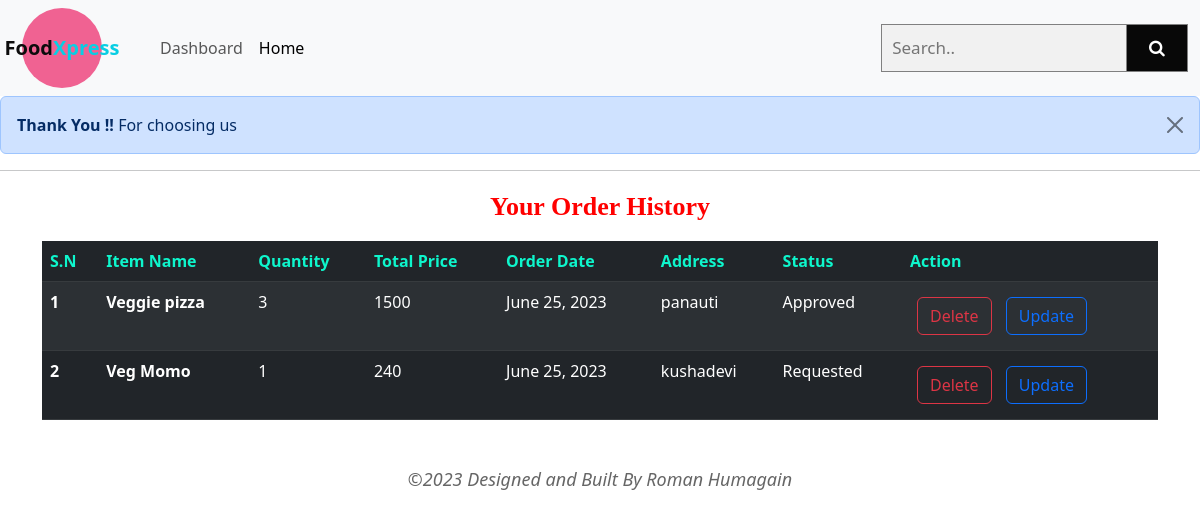
The page /orderhistory/13/ on the database its author committed.
### Customer/models.py (models this page shows, shortened)
class Order(models.Model):
    order_item = models.CharField(max_length=100)
    order_date = models.DateField(default=django.utils.timezone.now)
    user = models.ForeignKey(User, on_delete=models.CASCADE, null=True)
    recipe = models.ForeignKey(Recipe , on_delete=models.CASCADE , null=True)
    order_quantity = models.IntegerField()
    order_status = models.CharField(max_length=100, default="Requested")
    total_price = models.IntegerField()
    address = models.CharField(max_length=200, null=True)

### Customer/views.py (the view, shortened to what this page needs)
# urls.py: path('orderhistory/<int:cid>/' ,OrderHistory , name = 'orderhistory'),
def OrderHistory(request, cid):
    user = User.objects.get(id=cid)
    orderData = Order.objects.filter(user=user)
    search = request.GET.get('search')
    if search:
        orderData = orderData.filter(order_item__icontains=search)
    context = {'orderData': orderData, 'customerId': cid  }
    if not orderData:
        context['error_message'] = 'No orders found.'
    return render(request, 'OrderHistory.html', context)

### Customer/templates/OrderHistory.html (shortened to what this page needs)
<!DOCTYPE html>
<html lang="en">
<head>
  <link href="https://cdn.jsdelivr.net/npm/bootstrap@5.3.0/dist/css/bootstrap.min.css" rel="stylesheet">
  <link rel="stylesheet" href="https://cdnjs.cloudflare.com/ajax/libs/font-awesome/4.7.0/css/font-awesome.min.css">
</head>
<body>
  <nav class="navbar navbar-expand-lg bg-body-tertiary">
    <div class="container-fluid">
      <div class="logo">
        <span class="logo-text">Food<span class="logo-highlight">Xpress</span></span>
      </div>
      <div class="collapse navbar-collapse" id="navbarSupportedContent">
        <ul class="navbar-nav me-auto mb-2 mb-lg-0" style="margin-left: 50px;">
          <li class="nav-item">
            <a class="nav-link" href="/dashboard/{{customerId}}/">Dashboard</a>
          </li>
          <li class="nav-item">
            <a class="nav-link active" aria-current="page" href="/orderhistory/{{customerId}}/">Home</a>
          </li>
        </ul>
        <form class="example">
          <input type="text" placeholder="Search.." name="search">
          <button type="submit"><i class="fa fa-search"></i></button>
        </form>
      </div>
    </div>
  </nav>
  <div class="alert alert-primary alert-dismissible fade show" role="alert">
    <strong>Thank You !!</strong> For choosing us
    <button type="button" class="btn-close" data-bs-dismiss="alert" aria-label="Close"></button>
  </div>
  <hr>
  <div class="header"> <strong>Your Order History</strong></div>
  {% if not error_message %}
<div class="container">
  <table class="table table-hover table-dark table-striped">
    <thead>
      <tr>
        <th scope="col"><div class="head">S.N</div></th>
        <th scope="col"><div class="head">Item Name</div></th>
        <th scope="col"><div class="head">Quantity</div></th>
        <th scope="col"><div class="head">Total Price </div></th>
        <th scope="col"><div class="head">Order Date</div></th>
        <th scope="col"><div class="head">Address</div></th>
        <th scope="col"><div class="head">Status</div></th>
        <th scope="col"><div class="head">Action</div></th>
      </tr>
    </thead>
    <tbody>
      {% for order in orderData %}
      <tr>
        <th scope="row">{{forloop.counter}}</th>
        <td><b>{{order.order_item}}</b></td>
        <td>{{order.order_quantity}}</td>
        <td>{{order.total_price}}</td>
        <td>{{order.order_date}}</td>
        <td>{{order.address}}</td>
        <td>{{order.order_status}}</td>
        <td><a href="/deleteOrder/{{order.id}}/" class="btn btn-outline-danger" style="margin: 7px;">Delete</a>
          <a href="" class="btn btn-outline-primary update-order-btn"
           data-bs-toggle="modal" data-bs-target="#updateModal"
           item_name = "{{order.order_item}}"
           quantity = "{{order.order_quantity}}"
           address = "{{order.address}}"
           id = "{{order.id}}"
           style="margin-left: 3px;">Update</a></td>
        </tr>
        {% endfor %}
</tbody>
</table>
</div>
{% endif %}
  <footer>
    &copy;2023 Designed and Built By Roman Humagain
  </footer>
</body>
</html>

### Customer/templates/OrderHistory.html (style rules this page uses)
th .head { color:#0EF6CC ; }
.header { color: red; text-align: center; margin: 15px; font-family: 'Times New Roman', Times, serif; font-size: 26px; }
footer { font-size: 18px; font-style: italic; color: #666; text-align: center; padding: 30px; }
* { box-sizing: border-box; }
form.example input[type=text] { padding: 10px; font-size: 17px; border: 1px solid grey; float: left; width: 80%; background: #f1f1f1; }
form.example button { float: left; width: 20%; padding: 10px; background: #080808; color: white; font-size: 17px; border: 1px solid grey; border-left: none; cursor: pointer; }
form.example::after { content: ""; clear: both; display: table; }
.logo { margin-left: 10px; width: 80px; height: 80px; background-color: #f06292; border-radius: 50%; display: flex; align-items: center; justify-content: center; }
.logo-text { color: #0c0c0c; font-size: 20px; font-weight: bold; }
.logo-highlight { color: #09cee3; }

### rows shown on the page
Order: order_item "Veggie pizza", order_quantity "3", total_price "1500", order_date "June 25, 2023", address "panauti", order_status "Approved"
Order: order_item "Veg Momo", order_quantity "1", total_price "240", order_date "June 25, 2023", address "kushadevi", order_status "Requested"
